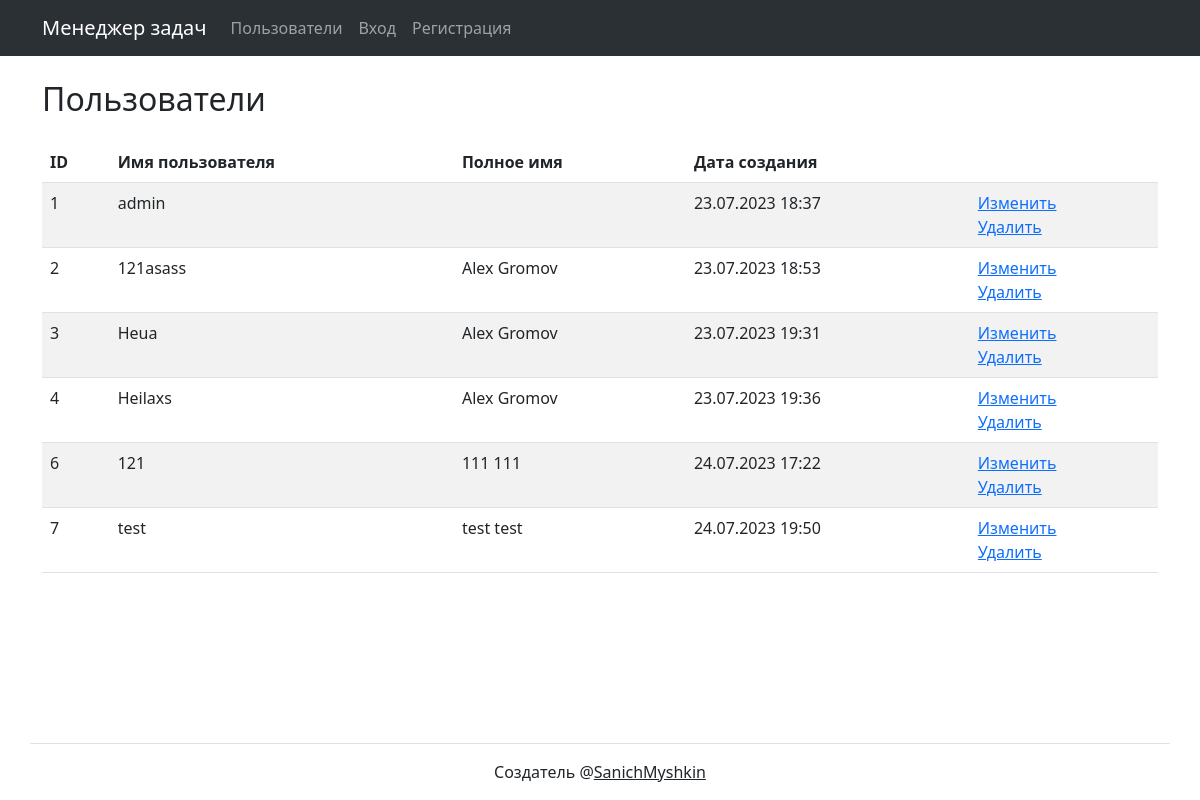
/users/, run on the app's committed database.
### task_manager/users/models.py (models this page shows)
class User(AbstractUser):
    def __str__(self):
        return self.username

### task_manager/users/views.py (the view)
# urls.py: path('', UsersView.as_view(), name='users'),
class UsersView(ListView):
    model = User
    context_object_name = 'users'
    template_name = 'users/index.html'

### task_manager/templates/users/index.html (shortened to what this page needs)
{% extends "base.html"%}
{% load i18n %}
{% block content %}
<div class="container wrapper flex-grow-1">
    <h2 class="my-4 text-dark text-left mx-0">
        {% trans 'user list nav' %}
    </h2>
    <table class="table table-striped">
        <thead>
        <tr>
            <th>ID</th>
            <th>{% trans 'username'%}</th>
            <th>{% trans 'fullname'%}</th>
            <th>{% trans 'date of create'%}</th>
            <th></th>
        </tr>
        </thead>
        {% for user in object_list %}
        <tr>
            <td>{{user.id}}</td>
            <td>{{user.username}}</td>
            <td>{{user.first_name}} {{user.last_name}}</td>
            <td>{{user.date_joined|date:"d.m.Y H:i"}}</td>
            <td>
                <a href="{% url 'user_update' user.id %}">{% trans 'update button'%}</a>
                <br>
                <a href="{% url 'user_delete' user.id %}">{% trans 'delete button'%}</a>
            </td>
        </tr>
        {% endfor %}
    </table>
</div>
{% endblock %}

### data on the page
User: id "1", username "admin", date_joined "23.07.2023 18:37"
User: id "2", username "121asass", first_name "Alex", last_name "Gromov", date_joined "23.07.2023 18:53"
User: id "3", username "Heua", first_name "Alex", last_name "Gromov", date_joined "23.07.2023 19:31"
User: id "4", username "Heilaxs", first_name "Alex", last_name "Gromov", date_joined "23.07.2023 19:36"
User: id "6", username "121", first_name "111", last_name "111", date_joined "24.07.2023 17:22"
User: id "7", username "test", first_name "test", last_name "test", date_joined "24.07.2023 19:50"
